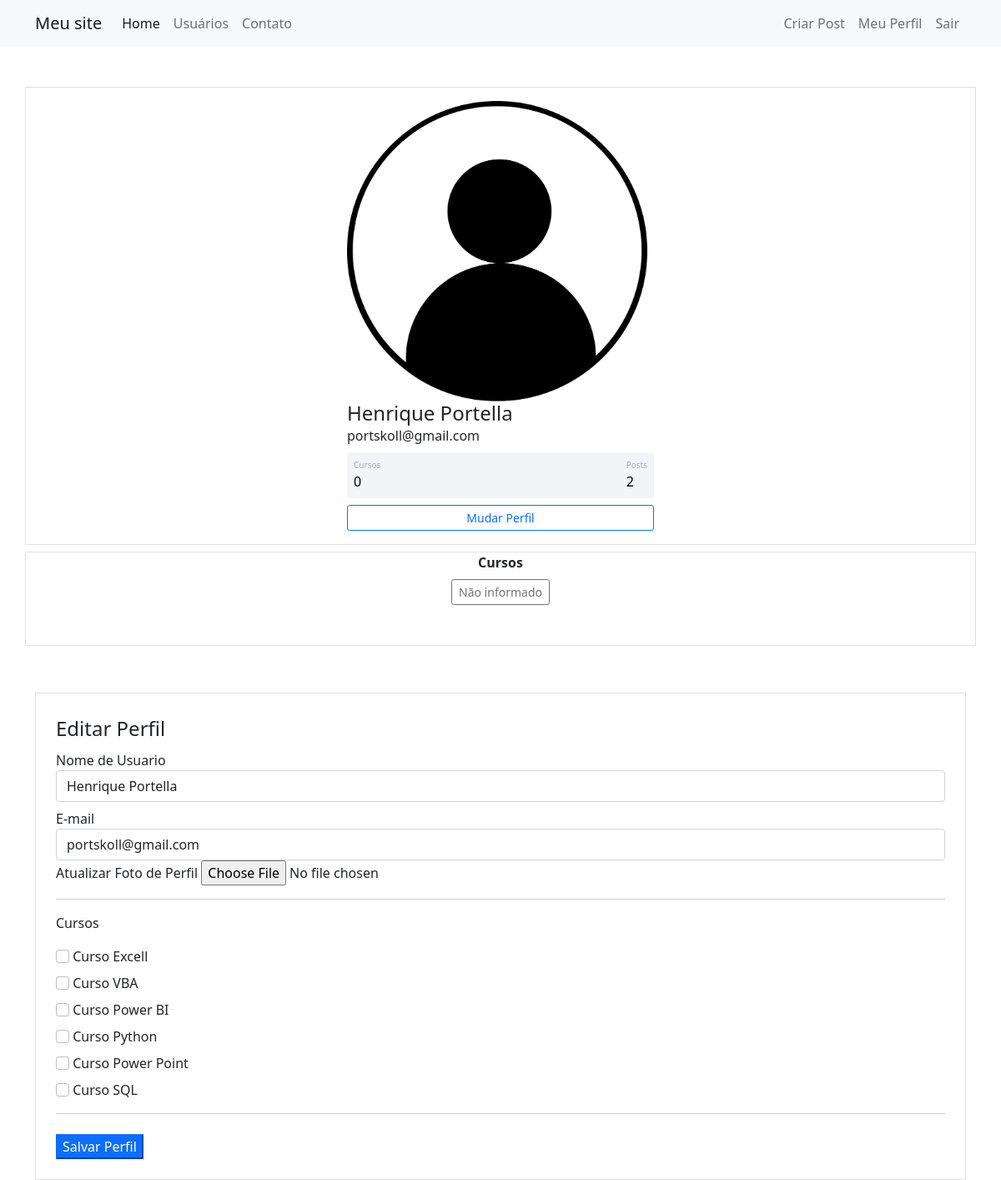
The page /perfil/editar (signed in) on the database its author committed.
### comunidadeimpressionadora/models.py (models this page shows)
class Usuario(database.Model, UserMixin):
    id = database.Column(database.Integer, primary_key=True)
    username = database.Column(database.String, nullable=False)
    apelido = database.Column(database.String, nullable=False, default='leitor')
    bloqueado = database.Column(database.Boolean, nullable=False, default=False)
    cod_ativado = database.Column(database.Boolean, nullable=False, default=False)
    codigo_email = database.Column(database.String, nullable=False, default='000000')
    data_nascimento = database.Column(database.Date, nullable=False)
    tipo_user = database.Column(database.Integer, nullable=False, default=3)# 1 ADM - 2 AUTOR -3 LEITOR
    email = database.Column(database.String, nullable=False, unique=True)
    senha = database.Column(database.String, nullable=False)
    foto_perfil = database.Column(database.String, default='default.jpg')
    posts = database.relationship('Post', backref='autor', lazy=True)
    comentarios = database.relationship('Comentario', backref='autor_com', lazy=True)
    cursos = database.Column(database.String, nullable=False, default='Não informado')
    def contar_posts(self):
        return len(self.posts)

### comunidadeimpressionadora/routes.py (the view)
@app.route('/perfil/editar', methods=['GET', 'POST'])
@login_required
def editar_perfil():
    form = FormEditarPerfil()
    if form.validate_on_submit():
        current_user.email = form.email.data
        current_user.username = form.username.data
        if form.foto_perfil.data:
            nome_imagem = salvar_imagem(form.foto_perfil.data)
            current_user.foto_perfil = nome_imagem
        current_user.cursos = atualizar_cursos(form)
        database.session.commit()
        flash('Perfil editado com sucesso!', 'alert-success')
        return redirect(url_for('perfil'))
    elif request.method == "GET":
        form.email.data = current_user.email
        form.username.data = current_user.username
        if 'Curso Excell' in current_user.cursos.split(';'):
            form.curso_excell.data = True
        if 'Curso Power Point' in current_user.cursos.split(';'):
            form.curso_ppt.data = True
        if 'Curso Python' in current_user.cursos.split(';'):
            form.curso_python.data = True
        if 'Curso VBA' in current_user.cursos.split(';'):
            form.curso_vba.data = True
        if 'Curso SQL' in current_user.cursos.split(';'):
            form.curso_sql.data = True
        if 'Curso Power BI' in current_user.cursos.split(';'):
            form.curso_powerbi.data = True
    foto_perfil = url_for('static', filename='fotos_perfil/{}'.format(current_user.foto_perfil))
    return render_template('editarperfil.html', foto_perfil=foto_perfil, form=form)

### comunidadeimpressionadora/forms.py (shortened to what this page needs)
class FormEditarPerfil(FlaskForm):
    username = StringField('Nome de Usuario', validators=[DataRequired()])
    email = StringField('E-mail', validators=[DataRequired(), Email()])
    foto_perfil = FileField('Atualizar Foto de Perfil', validators=[FileAllowed(['png', 'jpg'])])
    curso_excell = BooleanField('Curso Excell')
    curso_vba = BooleanField('Curso VBA')
    curso_powerbi = BooleanField('Curso Power BI')
    curso_python = BooleanField('Curso Python')
    curso_ppt = BooleanField('Curso Power Point')
    curso_sql = BooleanField('Curso SQL')
    botao_submit_editarperfil = SubmitField('Salvar Perfil')

### comunidadeimpressionadora/models.py (called while the page is built)
@login_manager.user_loader
def load_usuario(id_usuario):
    return Usuario.query.get(int(id_usuario))

### comunidadeimpressionadora/templates/editarperfil.html (shortened to what this page needs)
{% extends 'perfil.html' %}
{% block form_editar_perfil %}
<div class="container">
    <div class="row">
        <div class="col">
            <form method="post" action="" class="border p-4 mt-2" enctype="multipart/form-data">
                <legend>Editar Perfil</legend>
                <fieldset>
                    <div class="form-group">
                        {{ form.username.label (class="form-control-label")}}
                        {% if form.username.errors %}
                        {{ form.username (class="form-control is-invalid")}}
                        <div class="invalid-feedback">
                            {% for erro in form.username.errors %}
                            {{ erro }}
                            {% endfor %}
                        </div>
                        {% else %}
                        {{ form.username(class="form-control")}}
                        {% endif %}
                    </div>
                    <div class="form-group mt-2">
                        {{ form.email.label (class="form-control-label")}}
                        {% if form.email.errors %}
                        {{ form.email (class="form-control is-invalid")}}
                        <div class="invalid-feedback">
                            {% for erro in form.email.errors %}
                            {{ erro }}
                            {% endfor %}
                        </div>
                        {% else %}
                        {{ form.email(class="form-control")}}
                        {% endif %}
                    </div>
                    <div class="form-group">
                        {{ form.foto_perfil.label }}
                        {{ form.foto_perfil(class="form-control-file") }}
                    </div>
                    <hr>
                    <p>Cursos</p>
                    {% for campo in form %}
                        {% if 'curso_' in campo.name %}
                             <div class="form-group mt-2">
                                {{ campo(class="form-check-input") }}
                                {{ campo.label(class="form-check-label") }}
                            </div>
                        {% endif %}
                    {% endfor %}
                    <hr>
                </fieldset>
                {{ form.botao_submit_editarperfil (class="btn-primary mt-2")}}
            </form>
        </div>
    </div>
</div>
{% endblock %}

### comunidadeimpressionadora/templates/perfil.html
{% extends 'base.html' %}
{% block body %}
<div class="container mt-5 d-flex justify-content-center border">
    <div class="card p-3">
        <div class="d-flex align-items-center">
            <div class="ml-3 w-100">
                 <div class="image pe-2">
                <img src="{{ foto_perfil }}" class="rounded" width="100%">
            </div>
                <h4 class="mb-0 mt-0">{{ current_user.username}}</h4>
                <span>{{ current_user.email}}</span>
                <div class="p-2 mt-2 bg-primary d-flex justify-content-between rounded text-white stats">
                    <div class="d-flex flex-column">
                        <span class="articles">Cursos</span>
                        {% if 'Não informado' in current_user.cursos %}
                        <span class="number1">0</span>
                        {% else %}
                        <span class="number1">{{ current_user.cursos.count(';') + 1 }}</span>
                        {% endif %}
                    </div>
                    <div class="d-flex flex-column">
                        <span class="rating">Posts</span>
                        <span class="number3">{{ current_user.contar_posts() }}</span>
                    </div>
                </div>
                <div class="button mt-2 d-flex flex-row align-items-center">
                    <a class="w-100" href="{{ url_for('editar_perfil') }}">
                        <button class="btn btn-sm btn-outline-primary w-100">Mudar Perfil</button>
                    </a>
                </div>
            </div>
        </div>
    </div>
</div>
<div class="container border mb-5 mt-2">
    <div class="row justify-content-center mb-5">
        <div class="col col-12" style="text-align: center">
            <strong>Cursos</strong><br>
            {% for curso in current_user.cursos.split(';') %}
            <button type="button" class="btn btn-outline-dark btn-sm mt-2" disabled>{{ curso }}</button>
            {% endfor %}
        </div>
    </div>
</div>
{% block form_editar_perfil %}
{% endblock %}
{% endblock %}

### comunidadeimpressionadora/static/main.css (style rules this page uses)
.card { width: 400px; border: none; border-radius: 10px; background-color: #fff; }
.stats { background: #f2f5f8 !important; color: #000 !important; }
.articles { font-size:10px; color: #a1aab9; }
.number1 { font-weight:500; }
.rating { font-size:10px; color: #a1aab9; }
.number3 { font-weight:500; }

### rows shown on the page
Usuario: username "Henrique Portella", email "portskoll@gmail.com", cursos "Não informado"

### other values the page prints
{{ current_user.contar_posts() }} "2"
{{ campo.label(class="form-check-label") }} "Curso Excell" "Curso VBA" "Curso Power BI" "Curso Python" "Curso Power Point" "Curso SQL"
